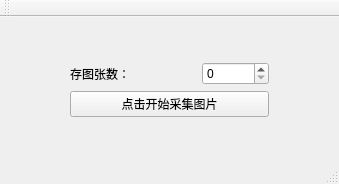
<?xml version="1.0" encoding="UTF-8"?>
<ui version="4.0">
 <class>Lx_cameraS10Class</class>
 <widget class="QMainWindow" name="Lx_cameraS10Class">
  <property name="geometry">
   <rect>
    <x>0</x>
    <y>0</y>
    <width>339</width>
    <height>184</height>
   </rect>
  </property>
  <property name="windowTitle">
   <string>Lx_cameraS10</string>
  </property>
  <widget class="QWidget" name="centralWidget">
   <layout class="QGridLayout" name="gridLayout">
    <item row="1" column="3">
     <widget class="QSpinBox" name="spinBox">
      <property name="maximum">
       <number>1000000000</number>
      </property>
      <property name="singleStep">
       <number>1</number>
      </property>
     </widget>
    </item>
    <item row="1" column="2">
     <spacer name="horizontalSpacer_3">
      <property name="orientation">
       <enum>Qt::Horizontal</enum>
      </property>
      <property name="sizeHint" stdset="0">
       <size>
        <width>40</width>
        <height>20</height>
       </size>
      </property>
     </spacer>
    </item>
    <item row="1" column="1">
     <widget class="QLabel" name="label">
      <property name="text">
       <string>存图张数：</string>
      </property>
     </widget>
    </item>
    <item row="2" column="1" colspan="3">
     <widget class="QPushButton" name="pushButton">
      <property name="text">
       <string>点击开始采集图片</string>
      </property>
     </widget>
    </item>
    <item row="2" column="0">
     <spacer name="horizontalSpacer_4">
      <property name="orientation">
       <enum>Qt::Horizontal</enum>
      </property>
      <property name="sizeHint" stdset="0">
       <size>
        <width>40</width>
        <height>20</height>
       </size>
      </property>
     </spacer>
    </item>
    <item row="1" column="4">
     <spacer name="horizontalSpacer_2">
      <property name="orientation">
       <enum>Qt::Horizontal</enum>
      </property>
      <property name="sizeHint" stdset="0">
       <size>
        <width>40</width>
        <height>20</height>
       </size>
      </property>
     </spacer>
    </item>
    <item row="3" column="1">
     <spacer name="verticalSpacer">
      <property name="orientation">
       <enum>Qt::Vertical</enum>
      </property>
      <property name="sizeHint" stdset="0">
       <size>
        <width>20</width>
        <height>40</height>
       </size>
      </property>
     </spacer>
    </item>
    <item row="1" column="0">
     <spacer name="horizontalSpacer">
      <property name="orientation">
       <enum>Qt::Horizontal</enum>
      </property>
      <property name="sizeHint" stdset="0">
       <size>
        <width>40</width>
        <height>20</height>
       </size>
      </property>
     </spacer>
    </item>
    <item row="2" column="4">
     <spacer name="horizontalSpacer_5">
      <property name="orientation">
       <enum>Qt::Horizontal</enum>
      </property>
      <property name="sizeHint" stdset="0">
       <size>
        <width>40</width>
        <height>20</height>
       </size>
      </property>
     </spacer>
    </item>
    <item row="0" column="3">
     <spacer name="verticalSpacer_2">
      <property name="orientation">
       <enum>Qt::Vertical</enum>
      </property>
      <property name="sizeHint" stdset="0">
       <size>
        <width>20</width>
        <height>40</height>
       </size>
      </property>
     </spacer>
    </item>
   </layout>
  </widget>
  <widget class="QMenuBar" name="menuBar">
   <property name="geometry">
    <rect>
     <x>0</x>
     <y>0</y>
     <width>339</width>
     <height>26</height>
    </rect>
   </property>
  </widget>
  <widget class="QToolBar" name="mainToolBar">
   <attribute name="toolBarArea">
    <enum>TopToolBarArea</enum>
   </attribute>
   <attribute name="toolBarBreak">
    <bool>false</bool>
   </attribute>
  </widget>
  <widget class="QStatusBar" name="statusBar"/>
 </widget>
 <layoutdefault spacing="6" margin="11"/>
 <resources>
  <include location="Lx_cameraS10.qrc"/>
 </resources>
 <connections/>
</ui>
